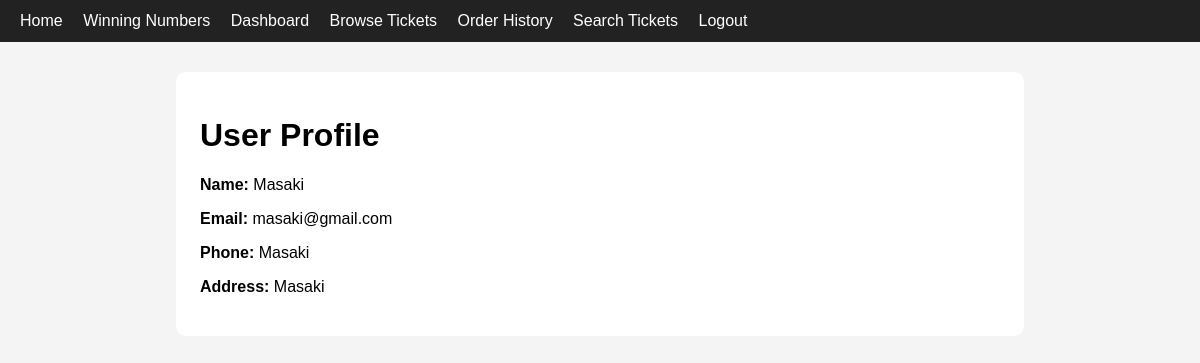
The page /profile (signed in) on the database as committed earlier.
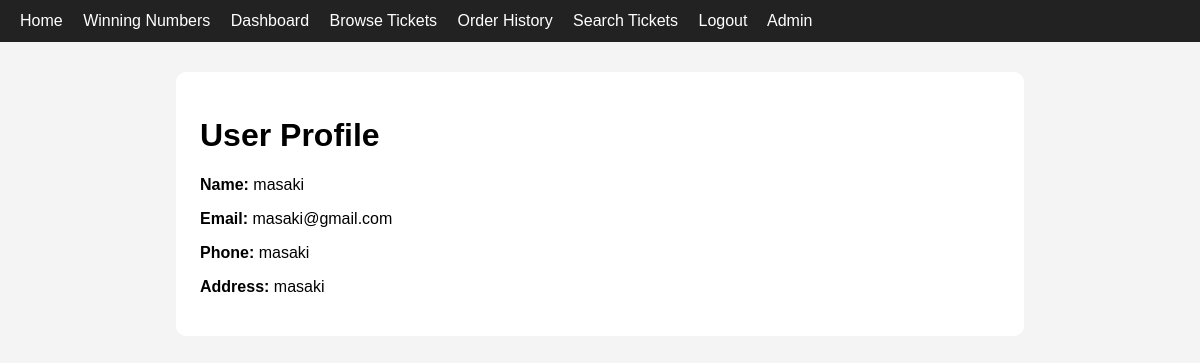
The same page on the database as committed later.
### tables this page shows
CREATE TABLE users (
    id INTEGER PRIMARY KEY AUTOINCREMENT,
    name TEXT NOT NULL,
    email TEXT NOT NULL UNIQUE,
    phone TEXT NOT NULL,
    address TEXT NOT NULL,
    password_hash TEXT NOT NULL,
    role TEXT NOT NULL DEFAULT 'customer'
);

### app.py (the view)
@app.route('/profile')
@login_required
def profile():
    db = get_db()
    user = db.execute(
        "SELECT * FROM users WHERE id = ?",
        (session["user_id"],)
    ).fetchone()
    return render_template("profile_page.html", user=user)

### app.py (called while the page is built)
def get_db():
    if "db" not in g:
        g.db = sqlite3.connect(DATABASE)
        g.db.row_factory = sqlite3.Row
    return g.db

def login_required(view):
    @wraps(view)
    def wrapped_view(*args, **kwargs):
        if "user_id" not in session:
            flash("Please log in first.")
            return redirect(url_for("login"))
        return view(*args, **kwargs)
    return wrapped_view

### templates/profile_page.html (shortened to what this page needs)
{% extends "base.html" %}
{% block content %}
<html lang="en">
<head>
</head>
<body>
    <h1>User Profile {{ username }}</h1>
    <p><strong>Name:</strong> {{ user.name }}</p>
    <p><strong>Email:</strong> {{ user.email }}</p>
    <p><strong>Phone:</strong> {{ user.phone }}</p>
    <p><strong>Address:</strong> {{ user.address }}</p>
</body>
</html>
{% endblock %}

### templates/base.html (shortened to what this page needs)
<!DOCTYPE html>
<html lang="en">
<head>
    <link rel="stylesheet" href="{{ url_for('static', filename='style.css') }}">
</head>
<body>
    <nav>
        <a href="{{ url_for('index') }}">Home</a>
        <a href="{{ url_for('winning_numbers') }}">Winning Numbers</a>
        {% if session.get('user_id') %}
            <a href="{{ url_for('dashboard') }}">Dashboard</a>
            <a href="{{ url_for('tickets') }}">Browse Tickets</a>
            <a href="{{ url_for('orders') }}">Order History</a>
            <a href="{{ url_for('search') }}">Search Tickets</a>
            <a href="{{ url_for('logout') }}">Logout</a>
            {% if session.get('role') == 'admin' %}
            <a href="{{ url_for('admin_dashboard') }}">Admin</a>
            {% endif %}
        {% else %}
            <a href="{{ url_for('register') }}">Register</a>
            <a href="{{ url_for('login') }}">Login</a>
        {% endif %}
    </nav>
    <main class="container">
        {% block content %}{% endblock %}
    </main>
</body>
</html>

### static/style.css (style rules this page uses)
body { font-family: Arial, sans-serif; margin: 0; background: #f4f4f4; }
nav { background: #222; padding: 12px 20px; }
nav a { color: white; margin-right: 16px; text-decoration: none; }
.container { max-width: 800px; margin: 30px auto; background: white; padding: 24px; border-radius: 10px; }

Rows that differ between the two databases and show on the page:
changed users "masaki@gmail.com": name "Masaki" → "masaki"; phone "Masaki" → "masaki"; address "Masaki" → "masaki"
Other text that changed with them:
text now shown: "Admin"
